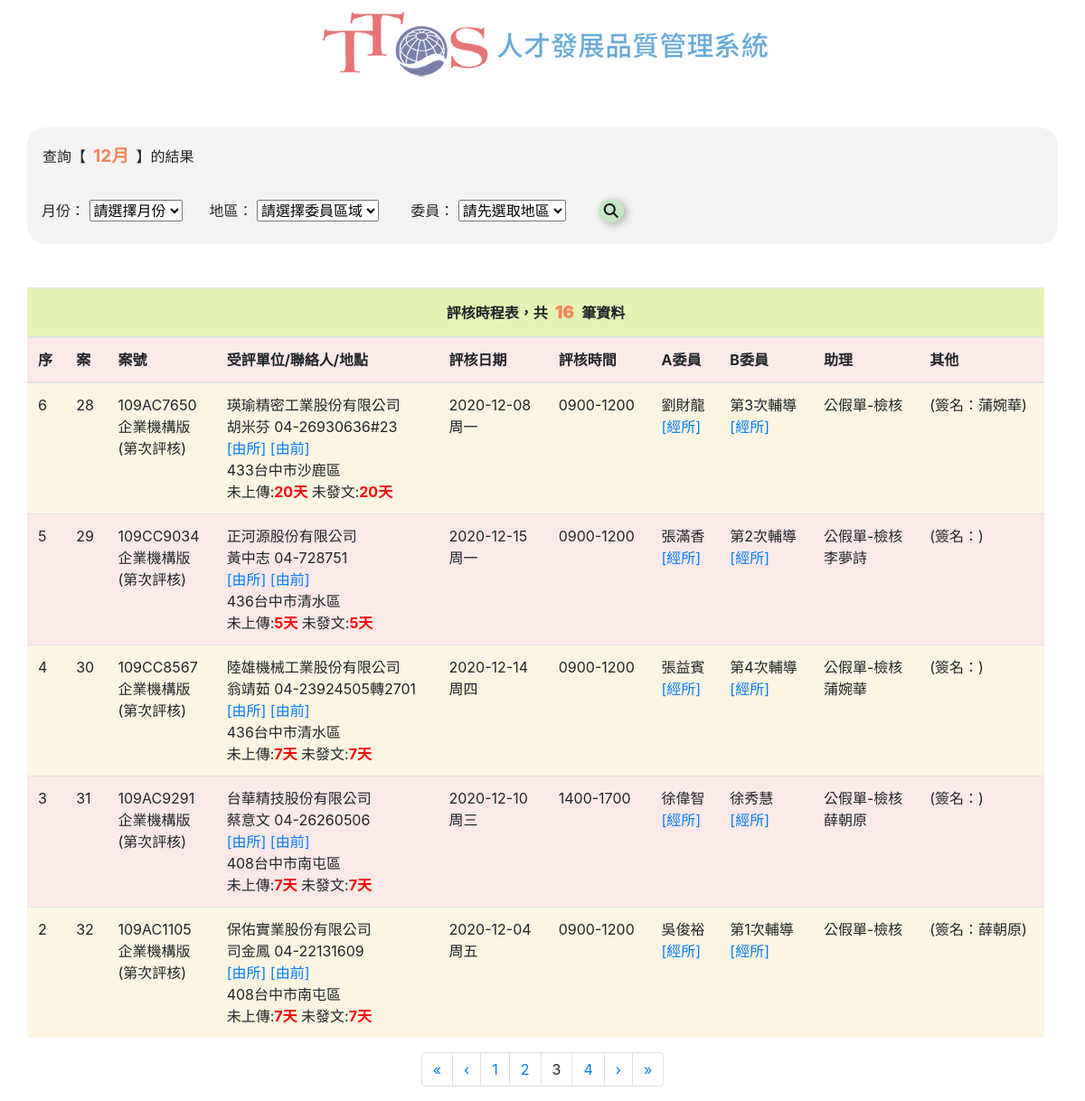
/?page=3, run on the app's committed database.
### tables this page shows
CREATE TABLE `case_number` (
  `c_id` int(11) NOT NULL,
  `c_no` varchar(10) NOT NULL COMMENT '案號',
  `c_com_a` varchar(10) NOT NULL COMMENT '委員A',
  `c_com_b` varchar(10) NOT NULL COMMENT '委員B',
  `c_ass` varchar(10) NOT NULL COMMENT '助理',
  `c_job` varchar(10) NOT NULL COMMENT '發文/上傳',
  `c_sign` varchar(10) NOT NULL COMMENT '簽名'
);

CREATE TABLE `object` (
  `ob_id` int(11) NOT NULL,
  `ob_ver` enum('企業機構版','訓練機構版','外訓版','辦訓能力檢核表') NOT NULL COMMENT '評核版本',
  `ob_office` varchar(20) NOT NULL COMMENT '受評單位',
  `ob_add_c` varchar(20) NOT NULL COMMENT '公司地址',
  `ob_ass_a` varchar(20) NOT NULL COMMENT '諮詢地址',
  `ob_count` varchar(10) NOT NULL COMMENT '輔導次數',
  `ob_evcount` varchar(10) NOT NULL COMMENT '評核次數',
  `ob_no` varchar(10) NOT NULL COMMENT '案號',
  `ob_con_name` varchar(10) NOT NULL COMMENT '聯絡人'
);

CREATE TABLE `contact` (
  `con_id` int(11) NOT NULL,
  `con_name` varchar(10) NOT NULL COMMENT '聯絡人姓名',
  `con_title` varchar(10) NOT NULL COMMENT '聯絡人職稱',
  `con_phone` varchar(20) NOT NULL COMMENT '聯絡人電話',
  `con_email` varchar(64) NOT NULL COMMENT '聯絡人email',
  `con_no` varchar(10) NOT NULL COMMENT '案號'
);

CREATE TABLE `job` (
  `job_id` int(11) NOT NULL,
  `job_upload` varchar(10) NOT NULL COMMENT '結案上傳',
  `job_closed` varchar(10) NOT NULL COMMENT '結案發文',
  `job_ps` varchar(255) NOT NULL COMMENT '備註'
);

CREATE TABLE `date` (
  `d_id` int(11) NOT NULL,
  `d_date` date NOT NULL COMMENT '評核日期',
  `d_week` varchar(10) NOT NULL COMMENT '評核星期',
  `d_per` varchar(10) NOT NULL COMMENT '評核時段',
  `d_no` varchar(10) NOT NULL COMMENT '案號'
);

CREATE TABLE `committee_a` (
  `com_a_id` int(11) NOT NULL,
  `com_a` varchar(10) NOT NULL COMMENT '委員a',
  `com_area` int(10) NOT NULL COMMENT '區域',
  `com_a_addr` varchar(20) NOT NULL COMMENT '地址',
  `com_a_mail` varchar(20) NOT NULL COMMENT 'Email'
);

CREATE TABLE `assistant` (
  `ass_id` int(11) NOT NULL,
  `ass_actual` varchar(10) NOT NULL COMMENT '實際助理',
  `ass_sign` varchar(10) NOT NULL COMMENT '簽單助理',
  `ass_acc` varchar(10) NOT NULL COMMENT '陪同助理',
  `ass_addr` varchar(20) NOT NULL COMMENT '地址',
  `ass_mail` varchar(20) NOT NULL COMMENT 'Email'
);

CREATE TABLE `committee_b` (
  `com_b_id` int(11) NOT NULL,
  `com_b` varchar(10) NOT NULL COMMENT '委員b',
  `com_b_addr` varchar(10) NOT NULL COMMENT '地址',
  `com_b_mail` varchar(20) NOT NULL COMMENT 'Email'
);

### index.php (the view, shortened to what this page needs)
<?php
require_once "connMysql.php";
$pageRow_records = 5;
$num_pages = 1;
if (isset($_GET['page'])) {
	$num_pages = $_GET['page'];
}
$startRow_records = ($num_pages - 1) * $pageRow_records;
$now_date = date("Y-m-d");
$date_arr = explode("-", $now_date);
$now_month = $date_arr[1];
$sql_query_search = "SELECT case_number.c_no, case_number.c_id, case_number.c_sign, object.ob_office, object.ob_ver, object.ob_add_c, object.ob_count, object.ob_evcount, committee_a.com_a, committee_a.com_a_addr, committee_a.com_a_mail, committee_b.com_b, committee_b.com_b_addr, committee_b.com_b_mail, assistant.ass_actual, assistant.ass_addr, assistant.ass_mail, `date`.d_date, `date`.`d_week`, `date`.`d_per`, contact.con_name, contact.con_phone,  contact.con_email, job.job_upload, job.job_closed FROM case_number JOIN committee_a ON committee_a.com_a_id = case_number.c_com_a LEFT OUTER JOIN committee_b ON committee_b.com_b_id = case_number.c_com_b LEFT OUTER JOIN assistant ON case_number.c_ass = assistant.ass_id LEFT OUTER JOIN object ON object.ob_no = case_number.c_id JOIN `date` ON `date`.`d_no` = case_number.c_id LEFT OUTER JOIN contact ON contact.con_id = object.ob_con_name LEFT OUTER JOIN job ON case_number.c_job = job.job_id";
if ((isset($_SESSION["action"]) && $_SESSION["action"] == "search") || ($_GET["page"] && isset($_SESSION["action"]) && $_SESSION["action"] == "search")) {
	if (isset($_SESSION["month"]) && isset($_SESSION["name"])) {
		$condition_query_search = "{$sql_query_search} WHERE (d_date LIKE ? AND committee_a.com_a = ?) OR (d_date LIKE ? AND committee_b.com_b = ?) ORDER BY case_number.c_id ASC";
		$limit_query_search = "{$condition_query_search} LIMIT {$startRow_records}, {$pageRow_records}";
		$stmt_limit = $db_link->prepare($limit_query_search);
		$stmt_limit->bind_param("ssss", $s_month, $s_name, $s_month, $s_name);
		$s_month = "%-" . $_SESSION["month"] . "-%";
		$s_name = $_SESSION["name"];
		$all_RecBoard = $db_link->query("{$sql_query_search} WHERE (d_date LIKE '{$s_month}' AND committee_a.com_a = '{$s_name}') OR (d_date LIKE '{$s_month}' AND committee_b.com_b = '{$s_name}')");
		$total_rec = $all_RecBoard->num_rows;
		$stmt_limit->execute();
		$stmt_limit->bind_result($caseno, $casecid, $csign, $oboffice, $obver, $obaddc, $obcount, $obevcount, $coma, $comaaddr, $comamail, $comb, $combaddr, $combmail, $assactual, $assaddr, $assmail, $ddate, $dweek, $dper, $conname, $conphone, $conemail, $jobupload, $jobclosed);
		$show_month = $_SESSION["month"];
	} else {
		$condition_query_search = "{$sql_query_search} WHERE d_date LIKE ? OR committee_a.com_a = ? OR committee_b.com_b = ? ORDER BY case_number.c_id ASC";
		$limit_query_search = "{$condition_query_search} LIMIT {$startRow_records}, {$pageRow_records}";
		$stmt_limit = $db_link->prepare($limit_query_search);
		$stmt_limit->bind_param("sss", $s_month, $s_name, $s_name);
		if (empty($_SESSION["month"])) {
			$s_month = $_SESSION["month"];
		} else {
			$s_month = "%-" . $_SESSION["month"] . "-%";
		}
		$s_name = $_SESSION["name"];
		$all_RecBoard = $db_link->query("{$sql_query_search} WHERE d_date LIKE '{$s_month}' OR committee_a.com_a = '{$s_name}' OR committee_b.com_b = '{$s_name}'");
		$total_rec = $all_RecBoard->num_rows;
		$stmt_limit->execute();
		$stmt_limit->bind_result($caseno, $casecid, $csign, $oboffice, $obver, $obaddc, $obcount, $obevcount, $coma, $comaaddr, $comamail, $comb, $combaddr, $combmail, $assactual, $assaddr, $assmail, $ddate, $dweek, $dper, $conname, $conphone, $conemail, $jobupload, $jobclosed);
		$show_month = $_SESSION["month"];
	}
} else {
	$condition = "{$sql_query_search} WHERE d_date LIKE ? ORDER BY case_number.c_id ASC";
	$limit_query = "{$condition} LIMIT {$startRow_records}, {$pageRow_records}";
	$stmt_limit = $db_link->prepare($limit_query);
	$stmt_limit->bind_param("s", $s_month);
	$s_month = "%-" . $now_month . "-%";
	$all_RecBoard = $db_link->query("{$sql_query_search} WHERE d_date LIKE '{$s_month}'");
	$total_rec = $all_RecBoard->num_rows;
	$stmt_limit->execute();
	$stmt_limit->bind_result($caseno, $casecid, $csign, $oboffice, $obver, $obaddc, $obcount, $obevcount, $coma, $comaaddr, $comamail, $comb, $combaddr, $combmail, $assactual, $assaddr, $assmail, $ddate, $dweek, $dper, $conname, $conphone, $conemail, $jobupload, $jobclosed);
	$show_month = $now_month;
}
$total_pages = ceil($total_rec / $pageRow_records);
?>
<!DOCTYPE html>
<html lang="zh-tw">
<head>
	<link rel="stylesheet" href="https://stackpath.bootstrapcdn.com/bootstrap/4.1.3/css/bootstrap.min.css">
	<link rel="stylesheet" type="text/css" href="custom.css">
</head>
<body>
	<div id="all" class="container">
		<div class="row  justify-content-center">
			<div align="center"><img src="logo_1211.png" class="img-fluid" alt="Responsive image"></div>
			<div class="col-lg-12 searchbar">
				<form action="" method="post" name="form1" class="table-responsive">
					<table class="conatiner">
						<tbody class="row align-items-center">
							<tr class="col-lg-12 mb-3">
								<td class="d-lg-table-cell">
									<?php if (!empty($show_month)) {
										if (empty($_SESSION["name"])) {
											echo '查詢【<span class="clr">' . $show_month . '月</span>】的結果';
										} else {
											echo '查詢【<span class="clr">' . $show_month . '月</span>】【<span class="clr">' . $_SESSION["name"] . '</span>】的結果';
										}
									} elseif (!empty($_SESSION["name"])) {
										echo '查詢【<span class="clr">' . $_SESSION["name"] . '</span>】的結果';
									} else {
										echo '<span class="clr">尚未選擇查詢條件！</span>';
									}
									?>
								</td>
							</tr>
							<tr class="col-lg-12 row">
								<td class="col-lg-3 col-md-12 col-sm-12 mt-md-3 mt-sm-3">
									<label for="month" class="d-none d-lg-inline-flex">月份：</label>
									<select name="month" id="month">
										<option disabled selected value="">請選擇月份</option>
									</select>
								</td>
								<td class="col-lg-4 col-md-12 col-sm-12 mt-md-3 mt-sm-3">
									<label for="area" class="d-none d-lg-inline-flex">地區：</label>
									<select name="area" id="area">
										<option disabled selected value="">請選擇委員區域</option>
									</select>
								</td>
								<td class="col-lg-4 col-md-12 col-sm-12 mt-md-3 mt-sm-3">
									<label for="name" class="d-none d-lg-inline-flex">委員：</label>
									<select name="name" id="name">
										<option disabled selected value="">請先選取地區</option>
									</select>
								</td>
								<td class="col-lg-1 col-md-12 col-sm-12 mt-md-3 mt-sm-3 searchbtn d-lg-table">
									<input type="submit" id="button" value="&#xf002">
								</td>
							</tr>
						</tbody>
					</table>
				</form>
			</div>
			<div class="col-lg-12 container">
				<div class="row justify-content-center table-responsive">
					<table class="table content">
						<thead>
							<tr>
								<th class="text-center" colspan="10">評核時程表，共<span class="clr"><?php echo $total_rec; ?></span>筆資料</th>
							</tr>
							<tr>
								<th class="d-none d-lg-table-cell">序</th>
								<th class="d-none d-lg-table-cell">案</th>
								<th class="d-none d-lg-table-cell">案號</th>
								<th class="d-lg-table-cell">受評單位/聯絡人/地點</th>
								<th class="d-lg-table-cell">評核日期</th>
								<th class="d-lg-table-cell">評核時間</th>
								<th class="d-lg-table-cell">A委員</th>
								<th class="d-lg-table-cell">B委員</th>
								<th class="d-none d-lg-table-cell">助理</th>
								<th class="d-none d-lg-table-cell">其他</th>
							</tr>
						</thead>
						<tbody>
							<?php while ($stmt_limit->fetch()) { ?>
								<tr>
									<td class="d-none d-lg-table-cell"><?php echo $_SESSION["total"]--; ?></td>
									<td class="d-none d-lg-table-cell"><?php echo $casecid; ?></td>
									<td class="d-none d-lg-table-cell">
										<?php echo $caseno; ?><br><?php echo $obver; ?><br>(第<?php echo $obevcount; ?>次評核)
									</td>
									<td class="d-lg-table-cell">
										<?php echo $oboffice; ?><br><?php echo $conname; ?>&nbsp;<?php echo $conphone; ?><br><a href="https://www.google.com/maps/dir/?api=1&origin=台中市東區仁和路482號&destination=<?php echo $obaddc; ?>&travelmode=driving" target="_blank">[由所]</a>&nbsp;<a href="https://www.google.com/maps/search/?api=1&query=<?php echo $obaddc; ?>&travelmode=driving" target="_blank">[由前]</a><br><?php echo $obaddc; ?><br>未上傳:<span style="color: red;font-weight: bolder;"><?php echo $jobupload; ?></span>&nbsp;未發文:<span style="color: red;font-weight: bolder;"><?php echo $jobclosed; ?></span>
									</td>
									<td class="d-lg-table-cell">
										<?php echo $ddate; ?><br><?php echo $dweek; ?>
									</td>
									<td class="d-lg-table-cell">
										<?php echo $dper; ?>
									</td>
									<td class="d-lg-table-cell">
										<?php echo $coma; ?>
										<br><?php echo $comaaddr; ?>
										<a href="https://www.google.com/maps/dir/?api=1&origin=<?php echo $comaaddr; ?>&waypoints=台中市東區仁和路482號&destination=<?php echo $obaddc; ?>&travelmode=driving" target="_blank">[經所]
										</a>
										<br><?php echo $comamail; ?>
									</td>
									<?php if (!empty($obcount)) {  ?>
										<td class="d-lg-table-cell">
											第<?php echo $obcount; ?>次輔導
											<br><?php echo $combaddr; ?>
											<a href="https://www.google.com/maps/dir/?api=1&origin=<?php echo $combaddr; ?>&waypoints=台中市東區仁和路482號&destination=<?php echo $obaddc; ?>&travelmode=driving" target="_blank">[經所]
											</a>
											<br><?php echo $combmail; ?>
										<?php } else { ?>
										<td class="d-lg-table-cell">
											<?php echo $comb; ?>
											<br><?php echo $combaddr; ?>
											<a href="https://www.google.com/maps/dir/?api=1&origin=<?php echo $combaddr; ?>&waypoints=台中市東區仁和路482號&destination=<?php echo $obaddc; ?>&travelmode=driving" target="_blank">[經所]
											</a>
											<br><?php echo $combmail; ?>
										<?php } ?>
										</td>
										<td class="d-none d-lg-table-cell">
											公假單-檢核
											<br><?php echo $assactual; ?>
											<br><?php echo $assaddr; ?>
											<br><?php echo $assmail; ?>
										</td>
										<td class="d-none d-lg-table-cell">
											<?php if (empty($assactual)) {
												echo '(簽名：' . $csign . ')';
											} else {
												echo '(簽名：)';
											} ?>
										</td>
								</tr>
							<?php }
							?>
						</tbody>
					</table>
				</div>
			</div>
			<nav aria-label="Page navigation example col-lg-12">
				<ul class="pagination">
					<?php if ($num_pages > 1) {
					?>
						<li class="page-item">
							<a class="page-link" href="?page=1" aria-label="Previous">
								<span aria-hidden="true">&laquo;</span>
							</a>
						</li>
						<li>
							<a class="page-link" href="?page=<?php echo $num_pages - 1; ?>">
								<span aria-hidden="true">&lsaquo;</span>
							</a>
						</li>
					<?php } ?>
					<?php for ($i = 1; $i <= $total_pages; $i++) {
						if ($i == $num_pages) {
							echo '<li class="page-item"><a class="page-link">' . $i . '</a></li>';
						} else {
							echo '<li class="page-item"><a class="page-link" href="?page=' . $i . '">' . $i . '</a><input type="hidden" name="action" value="search"></li>';
						}
					} ?>
					<?php if ($num_pages < $total_pages) {
					?>
						<li>
							<a class="page-link" href="?page=<?php echo $num_pages + 1; ?>">
								<span aria-hidden="true">&rsaquo;</span>
							</a>
						<li class="page-item">
							<a class="page-link" href="?page=<?php echo $total_pages; ?>" aria-label="Next">
								<span aria-hidden="true">&raquo;</span>
							</a>
						</li>
					<?php } ?>
				</ul>
			</nav>
		</div>
	</div>
</body>
</html>

### custom.css (style rules this page uses)
.col-lg-12, .col-lg-4, .col-lg-3, .col-lg-1 { padding-right: 0; }
.content tr:nth-child(even), .content tr:nth-child(odd) { -webkit-transition: all 0.2s ease-out; -moz-transition: all 0.2s ease-out; -ms-transition: all 0.2s ease-out; -o-transition: all 0.2s ease-out; transition: all 0.2s ease-out; }
html, body { font-size: medium; }
input[type=submit] { font-family: FontAwesome; background-color: #8cd79077; color: #121212; cursor: pointer; border: none; border-radius: 50%; outline-style: none; -webkit-box-shadow: 3px 2px 10px 0px rgba(0, 0, 0, 0.3); box-shadow: 3px 2px 10px 0px rgba(0, 0, 0, 0.3); -webkit-transition: all 0.2s ease-in; -moz-transition: all 0.2s ease-in; -ms-transition: all 0.2s ease-in; -o-transition: all 0.2s ease-in; transition: all 0.2s ease-in; }
.searchbar { background-color: #a79c8e1f; border-radius: 20px; margin: 3em auto; padding: 0.5em; }
form { padding: 0.5em; }
.clr { color: #f68657; font-weight: bolder; font-size: 1.2em; margin: 0 0.5rem; }
.content thead tr:first-child { background-color: #cbe86b83; }
.content tr:nth-child(odd) { background-color: #f8ecc98a; }
.content tr:nth-child(even) { background-color: #f1bbba54; }
.col-lg-4 { flex: 0 0 30%; }

### data on the page
case_number: c_id "28", c_no "109AC7650", object.ob_ver "企業機構版", object.ob_office "瑛瑜精密工業股份有限公司", contact.con_name "胡米芬", contact.con_phone "04-26930636#23", object.ob_add_c "433台中市沙鹿區", job.job_upload "20天", job.job_closed "20天", date.d_date "2020-12-08", date.d_week "周一", date.d_per "0900-1200", committee_a.com_a "劉財龍", object.ob_count "3", c_sign "蒲婉華"
case_number: c_id "29", c_no "109CC9034", object.ob_ver "企業機構版", object.ob_office "正河源股份有限公司", contact.con_name "黃中志", contact.con_phone "04-728751", object.ob_add_c "436台中市清水區", job.job_upload "5天", job.job_closed "5天", date.d_date "2020-12-15", date.d_week "周一", date.d_per "0900-1200", committee_a.com_a "張滿香", object.ob_count "2", assistant.ass_actual "李夢詩", shows "(簽名：)"
case_number: c_id "30", c_no "109CC8567", object.ob_ver "企業機構版", object.ob_office "陸雄機械工業股份有限公司", contact.con_name "翁靖茹", contact.con_phone "04-23924505轉2701", object.ob_add_c "436台中市清水區", job.job_upload "7天", job.job_closed "7天", date.d_date "2020-12-14", date.d_week "周四", date.d_per "0900-1200", committee_a.com_a "張益賓", object.ob_count "4", assistant.ass_actual "蒲婉華", shows "(簽名：)"
case_number: c_id "31", c_no "109AC9291", object.ob_ver "企業機構版", object.ob_office "台華精技股份有限公司", contact.con_name "蔡意文", contact.con_phone "04-26260506", object.ob_add_c "408台中市南屯區", job.job_upload "7天", job.job_closed "7天", date.d_date "2020-12-10", date.d_week "周三", date.d_per "1400-1700", committee_a.com_a "徐偉智", committee_b.com_b "徐秀慧", assistant.ass_actual "薛朝原", shows "(簽名：)"
case_number: c_id "32", c_no "109AC1105", object.ob_ver "企業機構版", object.ob_office "保佑實業股份有限公司", contact.con_name "司金鳳", contact.con_phone "04-22131609", object.ob_add_c "408台中市南屯區", job.job_upload "7天", job.job_closed "7天", date.d_date "2020-12-04", date.d_week "周五", date.d_per "0900-1200", committee_a.com_a "吳俊裕", object.ob_count "1", c_sign "薛朝原"

### other printed values
$show_month "12"
$total_rec "16"
